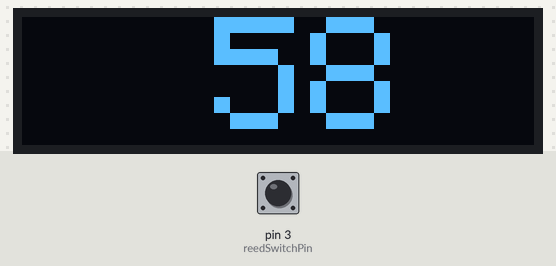
Bench run of a sketch on a simulated Arduino Uno, built with avr-gcc and run on an emulated ATmega328P. Parts: 128×32 one-colour display. Inputs (shaded band) come from the test bench; at power-on: pin 3 (reedSwitchPin) HIGH. Sleep ends after the set time or at an interrupt; what the sketch prints to the serial monitor is not drawn.

Above: at 1.6 s.
1.7 s: pin 3 (reedSwitchPin) pulled LOW for 0.15 s
At 2.7 s:
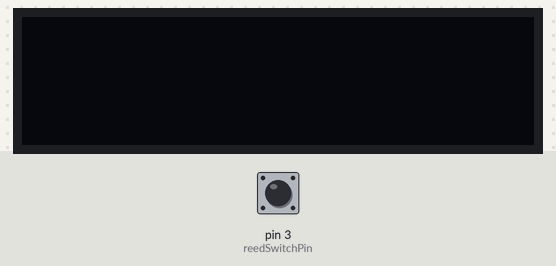
4.6 s: pin 3 (reedSwitchPin) pulled LOW for 1 s
At 7.5 s:
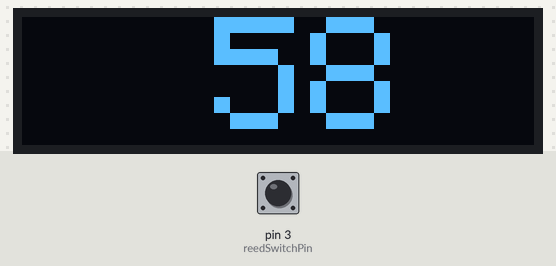
Timing chart, 0 to 9.0 s (numbered marks = the images above; inputs shaded):
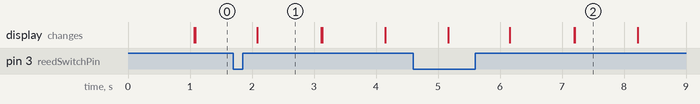

The sketch:

sketch_jun18a_stopwatch.ino
```cpp
#include "stopwatch.h"

const short verboz = 1;

void setup()
{
  Serial.begin(115200); // Initialise la communication série pour le débogage
  pinMode(reedSwitchPin, INPUT_PULLUP); // Configure la pin D3 comme entrée avec pull-up interne
  // Attache l'interruption à la pin D3 (interruption 1)
  // CHANGE: Déclenche l'interruption à chaque changement d'état (montant ou descendant)
  attachInterrupt(digitalPinToInterrupt(reedSwitchPin), handleReedSwitch, CHANGE);
  // Vérifier l'état initial du reed switch
  if (digitalRead(reedSwitchPin) == HIGH)
  { // Si D3 est HIGH, l'aimant est déjà proche
    magnetIsClose = true;
    Serial.println("Initialisation: Aimant PROCHE (switch non passant).");
  } else { // Si D3 est LOW, l'aimant est loin
    magnetIsClose = false;
    Serial.println("Initialisation: Aimant LOIN (switch passant).");
  }
  resetCountDown(); //peut eêtre utile
  Serial.println("Programme pret. Attente de changement d'etat de l'aimant.");

  // Serial.println("END SETUP");
  //     delay(200);
  //    Serial.println("go to sleep");
  //      delay(550);
  //    //if(okToSleep) .goToSleep();

 //2025-06-25 00:19:26 - Prepare Screen
  // SSD1306_SWITCHCAPVCC = generate display voltage from 3.3V internally
  if(!display.begin(SSD1306_SWITCHCAPVCC, SCREEN_ADDRESS)) {
    Serial.println(F("SSD1306 allocation failed"));
    //for(;;); // Don't proceed, loop forever
  }
  // Clear the buffer
  display.clearDisplay();
  //Pre-init
  screenIsOf = false;
  okToSleep = magnetIsClose; //Sleep when magnet is closed

}//setup


void loop()
{
  if(verboz>1) Serial.println("Start loop");


    if(first)
    {
      display.setTextSize(4);             // Draw 2X-scale text
      display.setTextColor(SSD1306_WHITE,SSD1306_BLACK ); // Draw 'inverse' text
      first=false;
    }

    //2025-06-25 13:04:12 - Allowed to sleep
    if(okToSleep)
    {
      Serial.println("it's OK to sleep!");
      //éteindre l'écran
      Serial.println("Turn OFF Screen");
      if(!screenIsOf)
      {
        display.ssd1306_command(SSD1306_DISPLAYOFF);
        screenIsOf = true;
      }
      goToSleep("FROM LOOP");
    }else
    {
      if(screenIsOf)
      {
        display.ssd1306_command(SSD1306_DISPLAYON);
        screenIsOf = false;
        display.display();
      }
      Serial.println(" Not OK to sleep ");
    }

    if(verboz>1) Serial.println("Reset Cursor position 0,0");
    display.setCursor(0, 0);     // Re-Start at top-left corner
    display.print("  ");
    if(verboz>1) Serial.print("Print string number ");
    //Convert to string
    nCountDown--; //Decrement

    //Limit
    if(nCountDown<0)
    {
      nCountDown=0;
      zeroReached++;
      delayTime=200; //Blink rapidlzy
    }
    sprintf(sNumber,"%02d",nCountDown,3);
    //Pair ou impair
    if( (zeroReached>0) && ((zeroReached % 2) ==0)  )
    {
      if(verboz>1) Serial.print("modulo =");
      //sprintf(sNumber,"--",n,3);
      sprintf(sNumber,"  ",nCountDown,3);
      //Serial.println("Go to sleep in loop ! ") ; delay(1100);       goToSleep();
    }

    Serial.println(sNumber);
    //display.println(n);
    display.println(sNumber);

    if(verboz>1) Serial.println("Display!");
    display.display();//Display on screen
    delay(delayTime);

}//loop
```

stopwatch.h
```cpp
//2025-06-24 23:46:36 - Power Management Headers
#include <avr/sleep.h>  // Pour les fonctions de gestion de la veille
#include <avr/power.h>  // Pour désactiver les périphériques inutiles (optimisation)


//2025-06-24 23:42:55 - OLED Screen header Stuff (Adafruit)
#include <SPI.h>
#include <Wire.h>
#include <Adafruit_GFX.h>  //Adafruit License
#include <Adafruit_SSD1306.h>

#define SCREEN_WIDTH 128  // OLED display width, in pixels
#define SCREEN_HEIGHT 32  // OLED display height, in pixels

#define OLED_RESET -1        // Reset pin # (or -1 if sharing Arduino reset pin)
#define SCREEN_ADDRESS 0x3C  ///< See datasheet for Address; 0x3D for 128x64, 0x3C for 128x32
Adafruit_SSD1306 display(SCREEN_WIDTH, SCREEN_HEIGHT, &Wire, OLED_RESET);


volatile bool magnetIsClose = true;
volatile bool okToSleep = false;
volatile bool screenIsOf = false;
const byte reedSwitchPin = 3;  // La pin D3 pour le capteur de porte

volatile unsigned long lastDebounceTime = 0;  // Dernière fois que l'interrupteur a été déclenché
const unsigned long debounceDelay = 8;        // Délai de débouncage en millisecondes (8ms est largement suffisant)

char sNumber[50];
short nMaxCountDown = 60 - 0, zeroReached = 0;
short nCountDown = nMaxCountDown;
int delayTime = 999;
bool first = true;

//2025-06-25 12:28:14 - Reset le countdown
void resetCountDown() {
  nCountDown = nMaxCountDown;
  zeroReached = 0;
  delayTime = 999;
}  //resetCountDown

// Fonction de service d'interruption (ISR)
void handleReedSwitch() {
  unsigned long currentTime = millis();  // Lit le temps actuel
  // Lire l'état actuel de la pin
  int currentState = digitalRead(reedSwitchPin);

  if ((currentTime - lastDebounceTime) > debounceDelay) {
    lastDebounceTime = currentTime;  // Met à jour le dernier temps de déclenchement valide
    Serial.println("CHANGE !");      //Changement réel
  } else {
    Serial.print("!");
    return;
  }
  //anti bounce

  if (currentState == HIGH) {  // La pin est passée à HIGH
    // Cela signifie que l'ILS est passé de fermé à ouvert.
    // D3 est tirée à HIGH par la pull-up, donc l'aimant est proche.
    magnetIsClose = true;
    Serial.println("INTERRUPTION: Aimant PRESENT (courant ne passe PLUS).");
    okToSleep = true;
    resetCountDown();
  } else {  // La pin est passée à LOW
    // Cela signifie que l'ILS est passé de ouvert à fermé.
    // D3 est tirée à LOW par le reed switch vers GND, donc l'aimant est loin.
    magnetIsClose = false;
    Serial.println("INTERRUPTION: Aimant ABSENT (courant PASSE).");

    okToSleep = false;
  }
}  //handle reedswitch


// Function to put the microcontroller into deep sleep
void goToSleep(String origin = "...") {
  Serial.println("Prep to sleep...");
  Serial.println(origin);
  delay(5);  //lui permet d'avoir le temps de finir d'écrire sur le serial.

  // Step 1: Disable all interrupts globally. This is CRITICAL.
  // Prevents any race conditions between enabling sleep and the actual sleep instruction.
  noInterrupts();

  // Step 2: Detach the current interrupt on D3. This clears any pending interrupt flags
  // and ensures no 'stale' interrupt mode is active.
  detachInterrupt(digitalPinToInterrupt(reedSwitchPin));

  // Step 3: Attach the interrupt again, but ONLY for the specific edge that will wake us up.
  // This prevents immediate re-wake-ups if the pin is already stable in one state.
  if (digitalRead(reedSwitchPin) == HIGH) {  // Magnet is PROCHE -> pin is HIGH
    // We expect the magnet to move AWAY to wake up (pin goes HIGH to LOW)
    attachInterrupt(digitalPinToInterrupt(reedSwitchPin), handleReedSwitch, FALLING);
    Serial.println("Waiting for FALLING edge (magnet moving away) to wake up.");
  } else {  // Magnet is LOIN -> pin is LOWoj
    // We expect the magnet to move CLOSER to wake up (pin goes LOW to HIGH)
    attachInterrupt(digitalPinToInterrupt(reedSwitchPin), handleReedSwitch, RISING);
    Serial.println("Waiting for RISING edge (magnet moving closer) to wake up.");
    okToSleep = false; //2025-06-25 13:09:23 - Important, prevent sleep
  }

  // Step 4: Set the sleep mode to POWER_DOWN (most power-efficient)
  set_sleep_mode(SLEEP_MODE_PWR_DOWN);

  // Step 5: Enable sleep mode
  sleep_enable();

  // Step 6: Disable unused peripherals to save power
  power_adc_disable();
  // Add other power_xxx_disable() calls here if you're not using SPI, TWI, etc.
  // power_spi_disable();
  // power_twi_disable();
  // If you disable power_timer0_disable(), millis() and delay() won't work while sleeping!
  // If you disable it, remember to re-enable it on wake-up.

  // Step 7: Re-enable global interrupts just before sleep_cpu()
  // This is necessary for the external interrupt on D3 to wake us up.
  interrupts();

  // Step 8: Enter sleep mode
  sleep_cpu();

  // --- Program execution resumes here after wake-up by interrupt ---

  // Step 9: Disable sleep mode IMMEDIATELY upon waking up
  sleep_disable();

  // Step 10: Disable global interrupts while we reset configurations
  noInterrupts();

  // Step 11: Re-enable peripherals if they were disabled
  power_adc_enable();
  // power_timer0_enable(); // Re-enable if disabled

  // Step 12: Re-attach the interrupt to CHANGE mode for general detection after wake-up
  detachInterrupt(digitalPinToInterrupt(reedSwitchPin));                            // Detach the specific mode first
  attachInterrupt(digitalPinToInterrupt(reedSwitchPin), handleReedSwitch, CHANGE);  // Re-attach to CHANGE

  // Step 13: Re-enable global interrupts for the rest of the program
  interrupts();
  Serial.println("Woke up!");
  okToSleep = false;
}  //goToSleep_detach before
```

Measured:
- after the input at 1.7 s, the display: changes after 0.38 s (image 1)
- after the input at 4.6 s, the display: first differs from a run without the input after 1.6 s (image 2 shows a later state)
- what the display in image 1 shows lasts 1.0 s, from 2.1 s to 3.1 s
